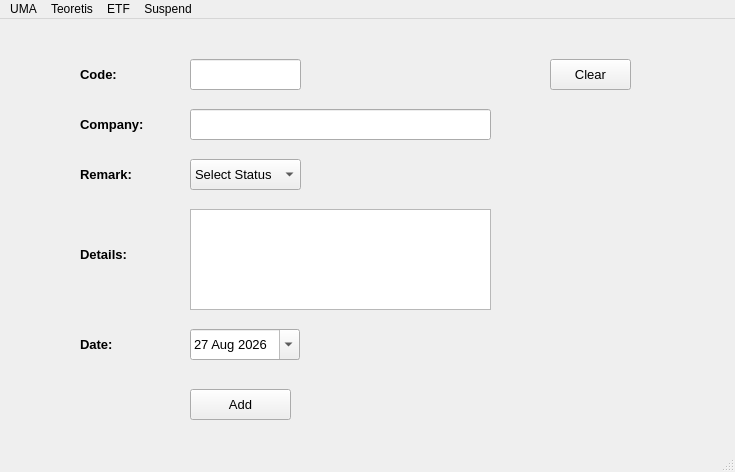
<?xml version="1.0" encoding="UTF-8"?>
<ui version="4.0">
 <class>MainWindow</class>
 <widget class="QMainWindow" name="MainWindow">
  <property name="geometry">
   <rect>
    <x>0</x>
    <y>0</y>
    <width>735</width>
    <height>472</height>
   </rect>
  </property>
  <property name="windowTitle">
   <string>MainWindow</string>
  </property>
  <widget class="QWidget" name="centralwidget">
   <widget class="QLabel" name="label_2">
    <property name="geometry">
     <rect>
      <x>80</x>
      <y>310</y>
      <width>71</width>
      <height>31</height>
     </rect>
    </property>
    <property name="font">
     <font>
      <family>Arial</family>
      <pointsize>10</pointsize>
      <weight>75</weight>
      <bold>true</bold>
     </font>
    </property>
    <property name="text">
     <string>Date:</string>
    </property>
   </widget>
   <widget class="QPushButton" name="pushButton">
    <property name="geometry">
     <rect>
      <x>190</x>
      <y>370</y>
      <width>101</width>
      <height>31</height>
     </rect>
    </property>
    <property name="font">
     <font>
      <family>Arial</family>
      <pointsize>10</pointsize>
     </font>
    </property>
    <property name="text">
     <string>Add</string>
    </property>
   </widget>
   <widget class="QPushButton" name="btn_clear">
    <property name="geometry">
     <rect>
      <x>550</x>
      <y>40</y>
      <width>81</width>
      <height>31</height>
     </rect>
    </property>
    <property name="font">
     <font>
      <family>Arial</family>
      <pointsize>10</pointsize>
     </font>
    </property>
    <property name="text">
     <string>Clear</string>
    </property>
   </widget>
   <widget class="QLineEdit" name="code">
    <property name="geometry">
     <rect>
      <x>190</x>
      <y>40</y>
      <width>111</width>
      <height>31</height>
     </rect>
    </property>
    <property name="font">
     <font>
      <family>Arial</family>
      <pointsize>10</pointsize>
     </font>
    </property>
   </widget>
   <widget class="QLineEdit" name="company">
    <property name="geometry">
     <rect>
      <x>190</x>
      <y>90</y>
      <width>301</width>
      <height>31</height>
     </rect>
    </property>
    <property name="font">
     <font>
      <family>Arial</family>
      <pointsize>10</pointsize>
     </font>
    </property>
   </widget>
   <widget class="QComboBox" name="remark">
    <property name="geometry">
     <rect>
      <x>190</x>
      <y>140</y>
      <width>111</width>
      <height>31</height>
     </rect>
    </property>
    <property name="font">
     <font>
      <family>Arial</family>
      <pointsize>10</pointsize>
     </font>
    </property>
    <property name="editable">
     <bool>false</bool>
    </property>
    <property name="currentIndex">
     <number>0</number>
    </property>
    <property name="sizeAdjustPolicy">
     <enum>QComboBox::AdjustToContentsOnFirstShow</enum>
    </property>
    <property name="minimumContentsLength">
     <number>2</number>
    </property>
    <item>
     <property name="text">
      <string>Select Status</string>
     </property>
    </item>
    <item>
     <property name="text">
      <string notr="true">SUSPEND</string>
     </property>
    </item>
    <item>
     <property name="text">
      <string>UNSUSPEND</string>
     </property>
    </item>
   </widget>
   <widget class="QDateEdit" name="date">
    <property name="geometry">
     <rect>
      <x>190</x>
      <y>310</y>
      <width>110</width>
      <height>31</height>
     </rect>
    </property>
    <property name="font">
     <font>
      <family>Arial</family>
      <pointsize>10</pointsize>
     </font>
    </property>
    <property name="dateTime">
     <datetime>
      <hour>0</hour>
      <minute>0</minute>
      <second>0</second>
      <year>2026</year>
      <month>8</month>
      <day>27</day>
     </datetime>
    </property>
    <property name="calendarPopup">
     <bool>true</bool>
    </property>
   </widget>
   <widget class="QLabel" name="label_3">
    <property name="geometry">
     <rect>
      <x>80</x>
      <y>140</y>
      <width>91</width>
      <height>31</height>
     </rect>
    </property>
    <property name="font">
     <font>
      <family>Arial</family>
      <pointsize>10</pointsize>
      <weight>75</weight>
      <bold>true</bold>
     </font>
    </property>
    <property name="text">
     <string>Remark:</string>
    </property>
   </widget>
   <widget class="QLabel" name="label_4">
    <property name="geometry">
     <rect>
      <x>80</x>
      <y>90</y>
      <width>91</width>
      <height>31</height>
     </rect>
    </property>
    <property name="font">
     <font>
      <family>Arial</family>
      <pointsize>10</pointsize>
      <weight>75</weight>
      <bold>true</bold>
     </font>
    </property>
    <property name="text">
     <string>Company:</string>
    </property>
   </widget>
   <widget class="QLabel" name="label">
    <property name="geometry">
     <rect>
      <x>80</x>
      <y>40</y>
      <width>101</width>
      <height>31</height>
     </rect>
    </property>
    <property name="font">
     <font>
      <family>Arial</family>
      <pointsize>10</pointsize>
      <weight>75</weight>
      <bold>true</bold>
     </font>
    </property>
    <property name="text">
     <string>Code:</string>
    </property>
   </widget>
   <widget class="QLabel" name="label_5">
    <property name="geometry">
     <rect>
      <x>80</x>
      <y>220</y>
      <width>91</width>
      <height>31</height>
     </rect>
    </property>
    <property name="font">
     <font>
      <family>Arial</family>
      <pointsize>10</pointsize>
      <weight>75</weight>
      <bold>true</bold>
     </font>
    </property>
    <property name="text">
     <string>Details:</string>
    </property>
   </widget>
   <widget class="QTextEdit" name="details">
    <property name="geometry">
     <rect>
      <x>190</x>
      <y>190</y>
      <width>301</width>
      <height>101</height>
     </rect>
    </property>
    <property name="font">
     <font>
      <family>Arial</family>
      <pointsize>10</pointsize>
     </font>
    </property>
   </widget>
  </widget>
  <widget class="QMenuBar" name="menubar">
   <property name="geometry">
    <rect>
     <x>0</x>
     <y>0</y>
     <width>735</width>
     <height>21</height>
    </rect>
   </property>
   <widget class="QMenu" name="menuUMA">
    <property name="title">
     <string>UMA</string>
    </property>
    <addaction name="actionInsert"/>
    <addaction name="actionEdit"/>
    <addaction name="actionDownloader"/>
    <addaction name="actionBatch_Insert"/>
    <addaction name="actionEXPORT"/>
   </widget>
   <widget class="QMenu" name="menuTeoretis">
    <property name="title">
     <string>Teoretis</string>
    </property>
    <addaction name="actionDownloader_Teoretis"/>
    <addaction name="actionEXPORT_Teoretis"/>
   </widget>
   <widget class="QMenu" name="menuETF">
    <property name="title">
     <string>ETF</string>
    </property>
    <addaction name="actionInsert_2"/>
    <addaction name="actionEdit_2"/>
    <addaction name="actionBatch_Insert_2"/>
    <addaction name="actionExport"/>
   </widget>
   <widget class="QMenu" name="menuSuspend">
    <property name="title">
     <string>Suspend</string>
    </property>
    <addaction name="actionInsert_3"/>
    <addaction name="actionEdit_3"/>
    <addaction name="actionDownloader_3"/>
    <addaction name="actionBatch_Insert_3"/>
    <addaction name="actionExport_3"/>
   </widget>
   <addaction name="menuUMA"/>
   <addaction name="menuTeoretis"/>
   <addaction name="menuETF"/>
   <addaction name="menuSuspend"/>
  </widget>
  <widget class="QStatusBar" name="statusbar"/>
  <action name="actionUMA">
   <property name="text">
    <string>UMA</string>
   </property>
  </action>
  <action name="actionSUSPEND">
   <property name="text">
    <string>SUSPEND</string>
   </property>
  </action>
  <action name="actionUNSUSPEND">
   <property name="text">
    <string>UNSUSPEND</string>
   </property>
  </action>
  <action name="actionInsert">
   <property name="text">
    <string>Insert</string>
   </property>
  </action>
  <action name="actionEdit">
   <property name="text">
    <string>Edit</string>
   </property>
  </action>
  <action name="actionDownloader">
   <property name="text">
    <string>Downloader</string>
   </property>
  </action>
  <action name="actionBatch_Insert">
   <property name="text">
    <string>Batch Insert</string>
   </property>
  </action>
  <action name="actionEXPORT">
   <property name="text">
    <string>EXPORT</string>
   </property>
  </action>
  <action name="actionDownloader_Teoretis">
   <property name="text">
    <string>Downloader</string>
   </property>
  </action>
  <action name="actionEXPORT_Teoretis">
   <property name="text">
    <string>EXPORT</string>
   </property>
  </action>
  <action name="actionInsert_2">
   <property name="text">
    <string>Insert</string>
   </property>
  </action>
  <action name="actionEdit_2">
   <property name="text">
    <string>Edit</string>
   </property>
  </action>
  <action name="actionBatch_Insert_2">
   <property name="text">
    <string>Batch Insert</string>
   </property>
  </action>
  <action name="actionExport">
   <property name="text">
    <string>Export</string>
   </property>
  </action>
  <action name="actionInsert_3">
   <property name="text">
    <string>Insert</string>
   </property>
  </action>
  <action name="actionEdit_3">
   <property name="text">
    <string>Edit</string>
   </property>
  </action>
  <action name="actionDownloader_3">
   <property name="text">
    <string>Downloader</string>
   </property>
  </action>
  <action name="actionBatch_Insert_3">
   <property name="text">
    <string>Batch Insert</string>
   </property>
  </action>
  <action name="actionExport_3">
   <property name="text">
    <string>Export</string>
   </property>
  </action>
 </widget>
 <resources/>
 <connections/>
</ui>
